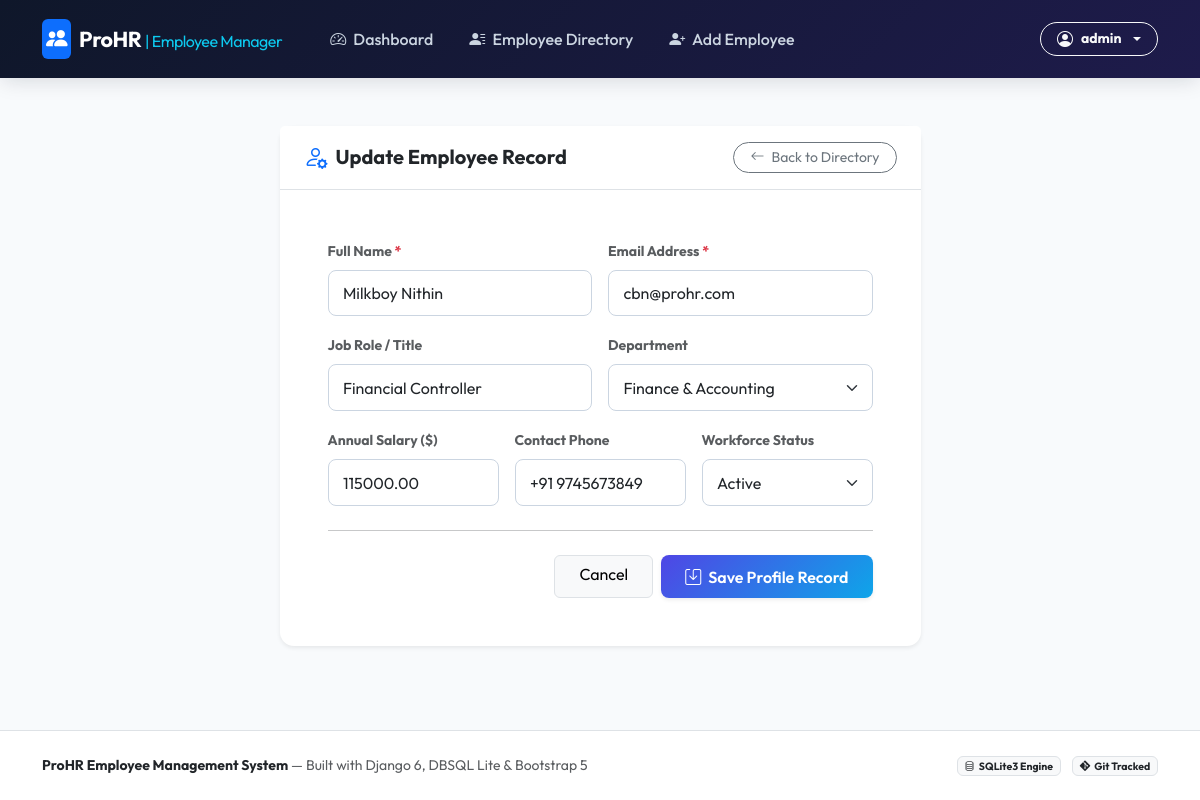
/employee/update/4/ (signed in), run on the app's committed database.
### employee/models.py (models this page shows, shortened)
class Employee(models.Model):
    STATUS_CHOICES = [
        ('Active', 'Active'),
        ('On Leave', 'On Leave'),
        ('Remote', 'Remote'),
    ]
    objects = models.Manager()
    name = models.CharField(max_length=100, verbose_name="Full Name")
    email = models.EmailField(unique=True, verbose_name="Email Address")
    role = models.CharField(max_length=100, default="Software Engineer", verbose_name="Job Role")
    department = models.CharField(max_length=50, default="General", verbose_name="Department")
    salary = models.DecimalField(max_digits=10, decimal_places=2, default=50000.00, verbose_name="Salary")
    phone = models.CharField(max_length=20, default="+1 555-0100", verbose_name="Phone Number")
    status = models.CharField(max_length=20, choices=STATUS_CHOICES, default='Active', verbose_name="Status")
    created_at = models.DateTimeField(auto_now_add=True)
    class Meta:
        ordering = ['-created_at']
        verbose_name = "Employee"
        verbose_name_plural = "Employees"

### employee/views.py (the view)
# urls.py: path('update/<int:pk>/', views.employee_update, name='update'),
@login_required
def employee_update(request, pk):
    emp = get_object_or_404(Employee, pk=pk)
    if request.method == 'POST':
        form = EmployeeForm(request.POST, instance=emp)
        if form.is_valid():
            form.save()
            messages.success(request, f"Employee {emp.name} updated successfully!")
            return redirect('employee:list')
        else:
            messages.error(request, "Failed to update employee. Please check the form data.")
    else:
        form = EmployeeForm(instance=emp)
    return render(request, 'employee/form.html', {'form': form, 'employee': emp, 'action': 'Update'})

### employee/templates/employee/form.html (shortened to what this page needs)
{% extends 'employee/base.html' %}
{% block content %}
<div class="row justify-content-center py-4">
    <div class="col-lg-8 col-xl-7">
        <div class="card border-0 shadow-sm">
            <div class="card-header bg-white py-3 px-4 border-bottom d-flex justify-content-between align-items-center">
                <h5 class="mb-0 fw-bold text-dark d-flex align-items-center gap-2">
                    <i class="bi bi-person-gear text-primary fs-4"></i> {{ action }} Employee Record
                </h5>
                <a href="{% url 'employee:list' %}" class="btn btn-sm btn-outline-secondary rounded-pill px-3">
                    <i class="bi bi-arrow-left me-1"></i> Back to Directory
                </a>
            </div>
            <div class="card-body p-4 p-md-5">
                <form method="POST">
                    <div class="row g-3 mb-3">
                        <div class="col-md-6">
                            <label class="form-label small fw-bold text-muted">Full Name <span class="text-danger">*</span></label>
                            {{ form.name }}
                        </div>
                        <div class="col-md-6">
                            <label class="form-label small fw-bold text-muted">Email Address <span class="text-danger">*</span></label>
                            {{ form.email }}
                        </div>
                    </div>
                    <div class="row g-3 mb-3">
                        <div class="col-md-6">
                            <label class="form-label small fw-bold text-muted">Job Role / Title</label>
                            {{ form.role }}
                        </div>
                        <div class="col-md-6">
                            <label class="form-label small fw-bold text-muted">Department</label>
                            {{ form.department }}
                        </div>
                    </div>
                    <div class="row g-3 mb-4">
                        <div class="col-md-4">
                            <label class="form-label small fw-bold text-muted">Annual Salary ($)</label>
                            {{ form.salary }}
                        </div>
                        <div class="col-md-4">
                            <label class="form-label small fw-bold text-muted">Contact Phone</label>
                            {{ form.phone }}
                        </div>
                        <div class="col-md-4">
                            <label class="form-label small fw-bold text-muted">Workforce Status</label>
                            {{ form.status }}
                        </div>
                    </div>
                    <hr class="my-4">
                    <div class="d-flex justify-content-end gap-2">
                        <a href="{% url 'employee:list' %}" class="btn btn-light border px-4">Cancel</a>
                        <button type="submit" class="btn btn-primary-custom px-4 shadow-sm">
                            <i class="bi bi-save me-1"></i> Save Profile Record
                        </button>
                    </div>
                </form>
            </div>
        </div>
    </div>
</div>
{% endblock %}

### employee/templates/employee/base.html (shortened to what this page needs)
{% load static %}
<!DOCTYPE html>
<html lang="en">
<head>
    <link rel="stylesheet" href="https://cdn.jsdelivr.net/npm/bootstrap@5.3.2/dist/css/bootstrap.min.css">
    <link rel="stylesheet" href="https://cdn.jsdelivr.net/npm/bootstrap-icons@1.11.1/font/bootstrap-icons.css">
    <link rel="stylesheet" href="{% static 'css/style.css' %}">
</head>
<body>
    <nav class="navbar navbar-expand-lg navbar-dark navbar-custom mb-4 sticky-top">
        <div class="container">
            <a class="navbar-brand d-flex align-items-center gap-2" href="{% url 'employee:dashboard' %}">
                <span class="p-1 bg-primary rounded-2 d-inline-flex"><i class="bi bi-people-fill text-white"></i></span>
                <span>ProHR <small class="text-info fw-normal fs-6">| Employee Manager</small></span>
            </a>
            <div class="collapse navbar-collapse" id="navbarMain">
                <ul class="navbar-nav me-auto mb-2 mb-lg-0 ms-lg-3 gap-1">
                    <li class="nav-item">
                        <a class="nav-link {% if request.resolver_match.url_name == 'dashboard' %}active{% endif %}" href="{% url 'employee:dashboard' %}">
                            <i class="bi bi-speedometer2 me-1"></i> Dashboard
                        </a>
                    </li>
                    <li class="nav-item">
                        <a class="nav-link {% if request.resolver_match.url_name == 'list' %}active{% endif %}" href="{% url 'employee:list' %}">
                            <i class="bi bi-person-lines-fill me-1"></i> Employee Directory
                        </a>
                    </li>
                    <li class="nav-item">
                        <a class="nav-link {% if request.resolver_match.url_name == 'create' %}active{% endif %}" href="{% url 'employee:create' %}">
                            <i class="bi bi-person-plus-fill me-1"></i> Add Employee
                        </a>
                    </li>
                </ul>
                <div class="d-flex align-items-center gap-2">
                    {% if user.is_authenticated %}
                        <div class="dropdown">
                            <a class="btn btn-outline-light btn-sm dropdown-toggle d-flex align-items-center gap-2 rounded-pill px-3" href="#" role="button" data-bs-toggle="dropdown">
                                <i class="bi bi-person-circle fs-6"></i>
                                <strong>{{ user.username }}</strong>
                            </a>
                        </div>
                    {% endif %}
                </div>
            </div>
        </div>
    </nav>
    <main class="container flex-grow-1 pb-5">
        {% block content %}
        {% endblock %}
    </main>
    <footer class="bg-white border-top py-4 mt-auto">
        <div class="container d-flex flex-column flex-md-row justify-content-between align-items-center small text-muted">
            <div class="mb-2 mb-md-0">
                <strong class="text-dark">ProHR Employee Management System</strong> — Built with Django 6, DBSQL Lite & Bootstrap 5
            </div>
            <div>
                <span class="badge bg-light text-dark border me-2"><i class="bi bi-database me-1"></i>SQLite3 Engine</span>
                <span class="badge bg-light text-dark border"><i class="bi bi-git me-1"></i>Git Tracked</span>
            </div>
        </div>
    </footer>
</body>
</html>

### employee/static/css/style.css (style rules this page uses)
:root { --primary-color: #4f46e5; --primary-hover: #4338ca; --secondary-color: #0ea5e9; --dark-bg: #0f172a; --card-bg: #ffffff; --body-bg: #f8fafc; --text-main: #1e293b; --text-muted: #64748b; --border-color: #e2e8f0; }
body { font-family: 'Outfit', -apple-system, BlinkMacSystemFont, "Segoe UI", Roboto, sans-serif !important; background-color: var(--body-bg) !important; color: var(--text-main); min-height: 100vh; display: flex; flex-direction: column; }
.navbar-custom { background: linear-gradient(135deg, #0f172a 0%, #1e1b4b 100%) !important; box-shadow: 0 4px 20px -2px rgba(15, 23, 42, 0.15); padding: 0.85rem 0; }
.navbar-custom .navbar-brand { font-weight: 700; letter-spacing: -0.5px; font-size: 1.35rem; color: #fff; }
.navbar-custom .nav-link { color: #cbd5e1 !important; font-weight: 500; transition: all 0.2s ease; padding: 0.5rem 1rem !important; border-radius: 6px; }
.card { background: var(--card-bg); border: 1px solid var(--border-color); border-radius: 14px; box-shadow: 0 4px 6px -1px rgba(0, 0, 0, 0.03), 0 2px 4px -1px rgba(0, 0, 0, 0.02); transition: transform 0.25s cubic-bezier(0.4, 0, 0.2, 1), box-shadow 0.25s cubic-bezier(0.4, 0, 0.2, 1); }
.btn-primary-custom { background: linear-gradient(135deg, var(--primary-color), var(--secondary-color)); border: none; color: white; font-weight: 600; padding: 0.6rem 1.25rem; border-radius: 8px; transition: all 0.2s; }
.form-control, .form-select { border-radius: 8px; padding: 0.65rem 0.9rem; border: 1px solid #cbd5e1; }

### data on the page
Employee: name "Milkboy Nithin", email "cbn@prohr.com", role "Financial Controller", department "Finance & Accounting", salary "115000.00", phone "+91 9745673849", status "Active"

### other printed values
{{ user.username }} "admin"
{{ action }} "Update"
